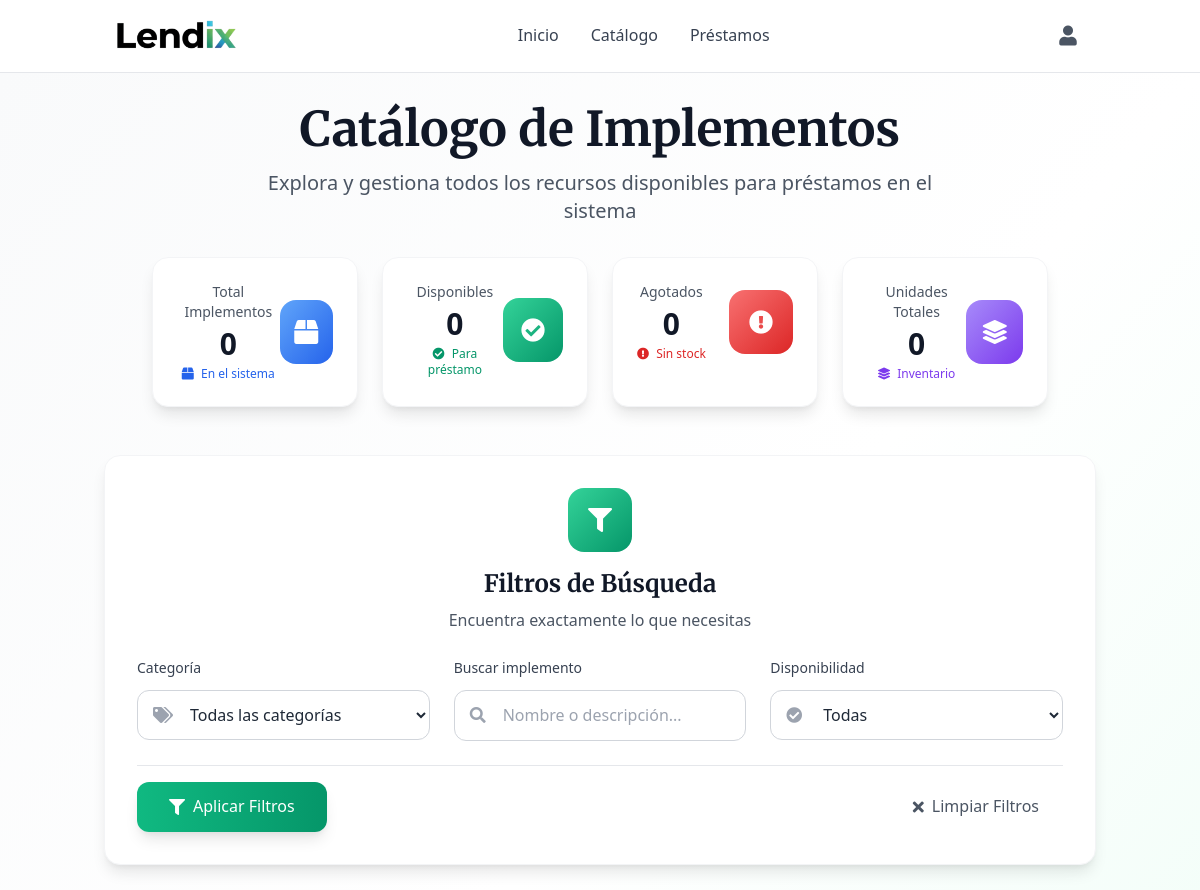
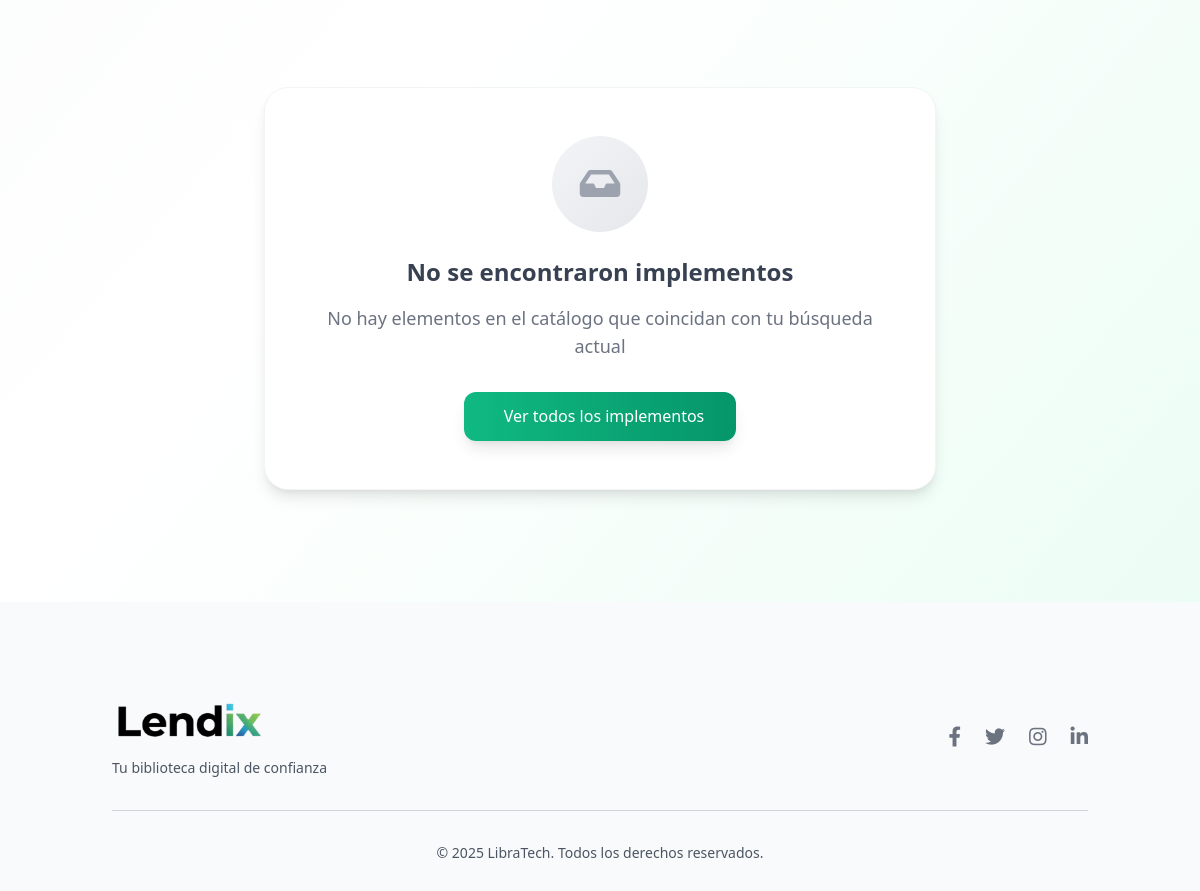
The page /catalogo/catalogo on the database as committed earlier (2 pictures, top to bottom).
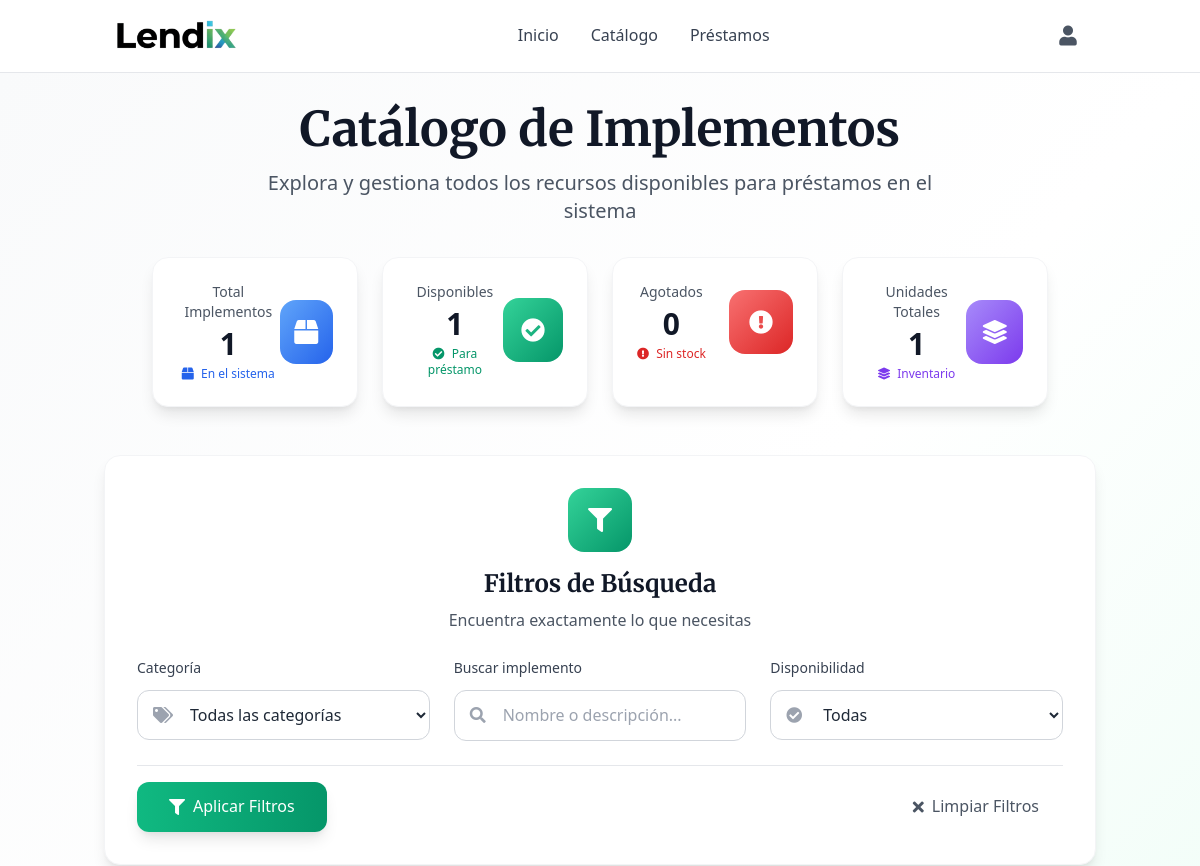
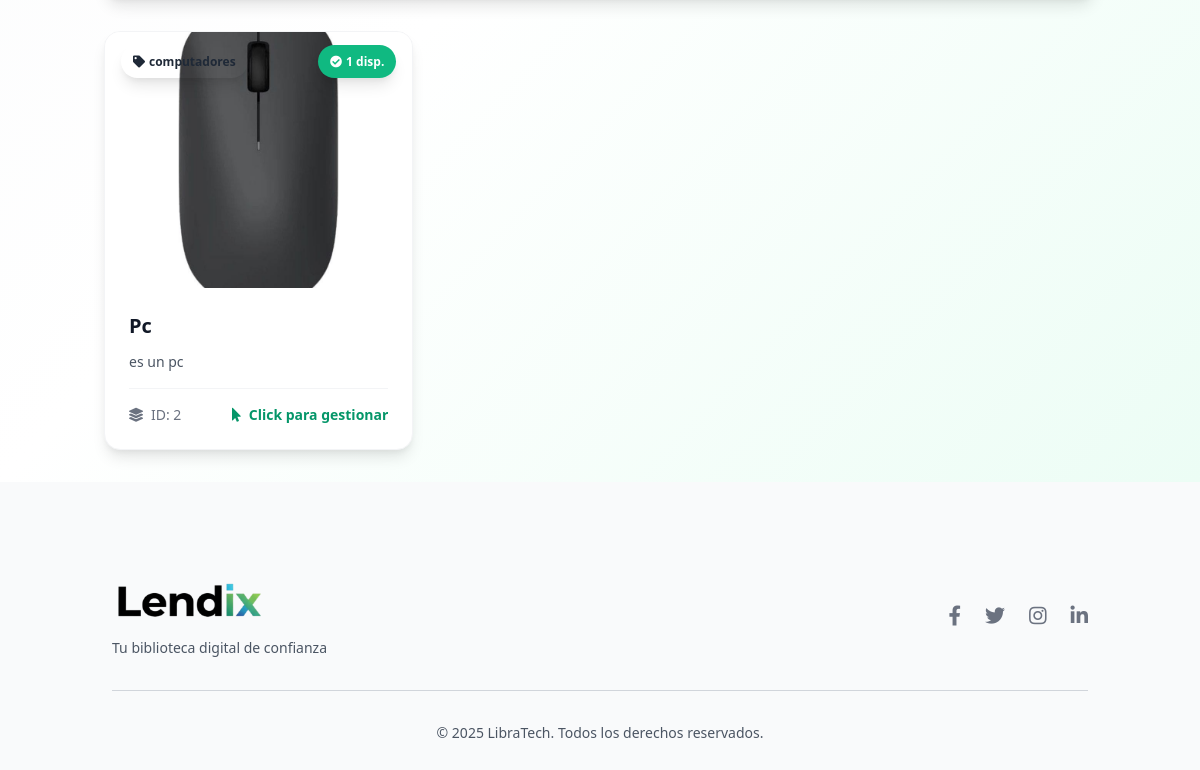
The same page on the database as committed later (2 pictures, top to bottom).
### tables this page shows
CREATE TABLE implementos (
                id INTEGER PRIMARY KEY AUTOINCREMENT,
                implemento TEXT NOT NULL,
                descripcion TEXT NOT NULL,
                disponibilidad INTEGER NOT NULL DEFAULT 0,
                categoria TEXT,
                imagen_url TEXT,
                estado TEXT DEFAULT 'Bueno' CHECK(estado IN ('Bueno', 'Desgaste notable', 'Dañado')),
                fecha_creacion TIMESTAMP DEFAULT CURRENT_TIMESTAMP,
                fecha_actualizacion TIMESTAMP DEFAULT CURRENT_TIMESTAMP
            );

### routes/catalogo.py (the view, shortened to what this page needs)
@catalogo_bp.route('/catalogo', methods=['GET', 'POST'])
def catalogo():
    conn = get_db_connection()
    catalogo_items = conn.execute('SELECT * FROM implementos ORDER BY implemento').fetchall()
    conn.close()
    return render_template('views/catalogo.html', catalogo=catalogo_items)

### app.py (called while the page is built)
@app.context_processor
def inject_user():
    return dict(
        current_user={
            'id': session.get('user_id'),
            'nombre': session.get('user_nombre'),
            'email': session.get('user_email'),
            'rol': session.get('rol'),
            'is_authenticated': 'user_id' in session
        }
    )

### utils/db.py (called while the page is built)
def get_db_connection():
    conn = sqlite3.connect('models/database.db')
    conn.row_factory = sqlite3.Row
    return conn

### templates/views/catalogo.html (shortened to what the changed rows need)
{% extends "base.html" %}
{% block content %}
<main class="min-h-screen bg-gradient-to-br from-gray-50 via-white to-green-50">
    <div class="container mx-auto px-4 py-8">
        <div class="text-center mb-12">
            <div class="mb-8">
                <h1 class="text-5xl font-serif font-bold text-gray-900 mb-4">Catálogo de Implementos</h1>
            </div>
            <div class="grid grid-cols-2 md:grid-cols-4 gap-6 max-w-4xl mx-auto">
                <div class="card-hover bg-white p-6 rounded-2xl shadow-lg border border-gray-100 animate-fade-in-up">
                    <div class="flex items-center justify-between">
                        <div>
                            <p class="text-sm font-medium text-gray-600 mb-1">Total Implementos</p>
                            <p class="text-3xl font-bold text-gray-900">{{ catalogo|length }}</p>
                            <p class="text-xs text-blue-600 mt-1">
                                <i class="fas fa-box mr-1"></i>
                                En el sistema
                            </p>
                        </div>
                    </div>
                </div>
                <div class="card-hover bg-white p-6 rounded-2xl shadow-lg border border-gray-100 animate-fade-in-up" style="animation-delay: 0.1s">
                    <div class="flex items-center justify-between">
                        <div>
                            <p class="text-sm font-medium text-gray-600 mb-1">Disponibles</p>
                            <p class="text-3xl font-bold text-gray-900">{{ catalogo|selectattr('disponibilidad', 'gt', 0)|list|length }}</p>
                            <p class="text-xs text-green-600 mt-1">
                                <i class="fas fa-check-circle mr-1"></i>
                                Para préstamo
                            </p>
                        </div>
                    </div>
                </div>
                <div class="card-hover bg-white p-6 rounded-2xl shadow-lg border border-gray-100 animate-fade-in-up" style="animation-delay: 0.3s">
                    <div class="flex items-center justify-between">
                        <div>
                            <p class="text-sm font-medium text-gray-600 mb-1">Unidades Totales</p>
                            <p class="text-3xl font-bold text-gray-900">{{ catalogo|map(attribute='disponibilidad')|sum }}</p>
                            <p class="text-xs text-purple-600 mt-1">
                                <i class="fas fa-layer-group mr-1"></i>
                                Inventario
                            </p>
                        </div>
                    </div>
                </div>
            </div>
        </div>
        <div class="card-hover bg-white rounded-2xl shadow-lg border border-gray-100 p-8 mb-8 animate-fade-in-up">
            <div class="text-center mb-6">
                <h2 class="text-2xl font-bold text-gray-900 font-serif mb-2">Filtros de Búsqueda</h2>
            </div>
        </div>
        <div class="grid grid-cols-1 md:grid-cols-2 lg:grid-cols-3 xl:grid-cols-4 gap-8">
            {% for item in catalogo %}
            <div x-data="{
                open: false,
                step: 'menu',
                loading: false,
                tipoPrestamo: '',
                nombreUsuario: '{{ session.user_nombre or "" }}'
            }" class="group">
                <div class="card-hover bg-white rounded-2xl shadow-lg hover:shadow-2xl transition-all duration-300 cursor-pointer overflow-hidden h-full flex flex-col border border-gray-100 group-hover:border-green-300 group-hover:scale-105"
                     @click="if(!loading) { open = true; step = 'menu' }">
                    <div class="h-64 relative overflow-hidden">
                        <img
                            src="{{ url_for('static', filename=(('uploads/' + item.imagen_url) if item.imagen_url else 'img/default.jpg')) }}"
                            alt="{{ item.implemento }}"
                            class="w-full h-full object-cover object-center transition-transform duration-300 group-hover:scale-110"
                            onerror="this.src='https://via.placeholder.com/400x300/f3f4f6/6b7280?text=Imagen+No+Disponible'"
                        >
                        <div class="absolute top-4 right-4">
                            <span class="px-3 py-2 rounded-full text-xs font-bold shadow-lg
                                {% if item['disponibilidad'] > 0 %}
                                    bg-green-500 text-white
                                {% else %}
                                    bg-red-500 text-white
                                {% endif %}">
                                {% if item['disponibilidad'] > 0 %}
                                    <i class="fas fa-check-circle mr-1"></i>{{ item['disponibilidad'] }} disp.
                                {% else %}
                                    <i class="fas fa-times-circle mr-1"></i>Agotado
                                {% endif %}
                            </span>
                        </div>
                        <div class="absolute top-4 left-4">
                            <span class="px-3 py-2 rounded-full text-xs font-bold bg-white/90 text-gray-800 shadow-lg backdrop-blur-sm">
                                <i class="fas fa-tag mr-1"></i>{{ item['categoria'] }}
                            </span>
                        </div>
                    </div>
                    <div class="p-6 flex-1 flex flex-col">
                        <h3 class="font-bold text-xl mb-3 text-gray-900 line-clamp-1 group-hover:text-green-700 transition-colors">
                            {{ item['implemento'] }}
                        </h3>
                        <p class="text-gray-600 text-sm mb-4 flex-1 line-clamp-2">{{ item['descripcion'] }}</p>
                        <div class="mt-auto pt-4 border-t border-gray-100">
                            <div class="flex items-center justify-between">
                                <div class="flex items-center text-sm text-gray-500">
                                    <i class="fas fa-layer-group mr-2"></i>
                                    <span>ID: {{ item['id'] }}</span>
                                </div>
                                <div class="flex items-center text-sm font-semibold text-green-600">
                                    <i class="fas fa-mouse-pointer mr-2"></i>
                                    <span>Click para gestionar</span>
                                </div>
                            </div>
                        </div>
                    </div>
                </div>
            </div>
        </div>
            {% else %}
            <div class="col-span-full text-center py-20">
                <div class="card-hover bg-white rounded-3xl p-12 shadow-lg border border-gray-100 max-w-2xl mx-auto">
                    <div class="w-24 h-24 bg-gradient-to-br from-gray-100 to-gray-200 rounded-full flex items-center justify-center mx-auto mb-6">
                        <i class="fas fa-inbox text-gray-400 text-4xl"></i>
                    </div>
                    <h3 class="text-2xl font-bold text-gray-700 mb-4">No se encontraron implementos</h3>
                    <p class="text-gray-500 text-lg mb-8">No hay elementos en el catálogo que coincidan con tu búsqueda actual</p>
                    <div class="flex justify-center space-x-4">
                        <a href="{{ url_for('catalogo.catalogo') }}"
                           class="px-8 py-3 bg-gradient-to-r from-green-500 to-green-600 text-white rounded-xl hover:from-green-600 hover:to-green-700 transition-all duration-300 flex items-center shadow-lg hover:shadow-xl transform hover:-translate-y-1">
                            Ver todos los implementos
                        </a>
                    </div>
                </div>
            </div>
            {% endfor %}
        </div>
    </div>
</main>
{% endblock %}

Rows that differ between the two databases and show on the page:
added implementos: imagen_url (picture), disponibilidad "1", categoria "computadores", implemento "Pc", descripcion "es un pc", id "2"
Other text that changed with them:
{{ catalogo|length }}: "0" → "1"
{{ catalogo|selectattr('disponibilidad', 'gt', 0)|list|length }}: "0" → "1"
{{ catalogo|map(attribute='disponibilidad')|sum }}: "0" → "1"
text no longer shown: "No se encontraron implementos No hay elementos en el catálogo que coincidan con tu búsqueda actual Ver todos los implementos"
